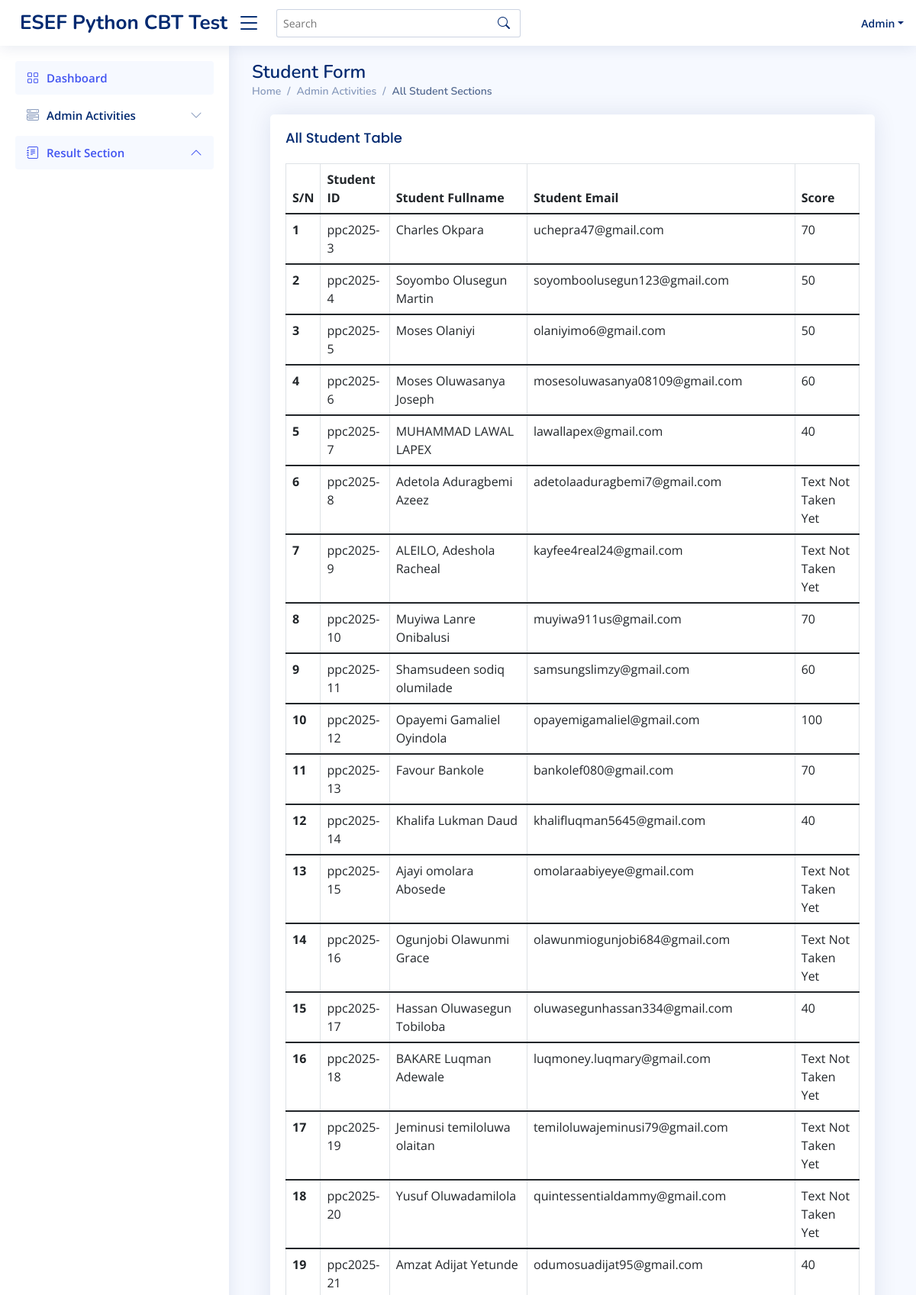
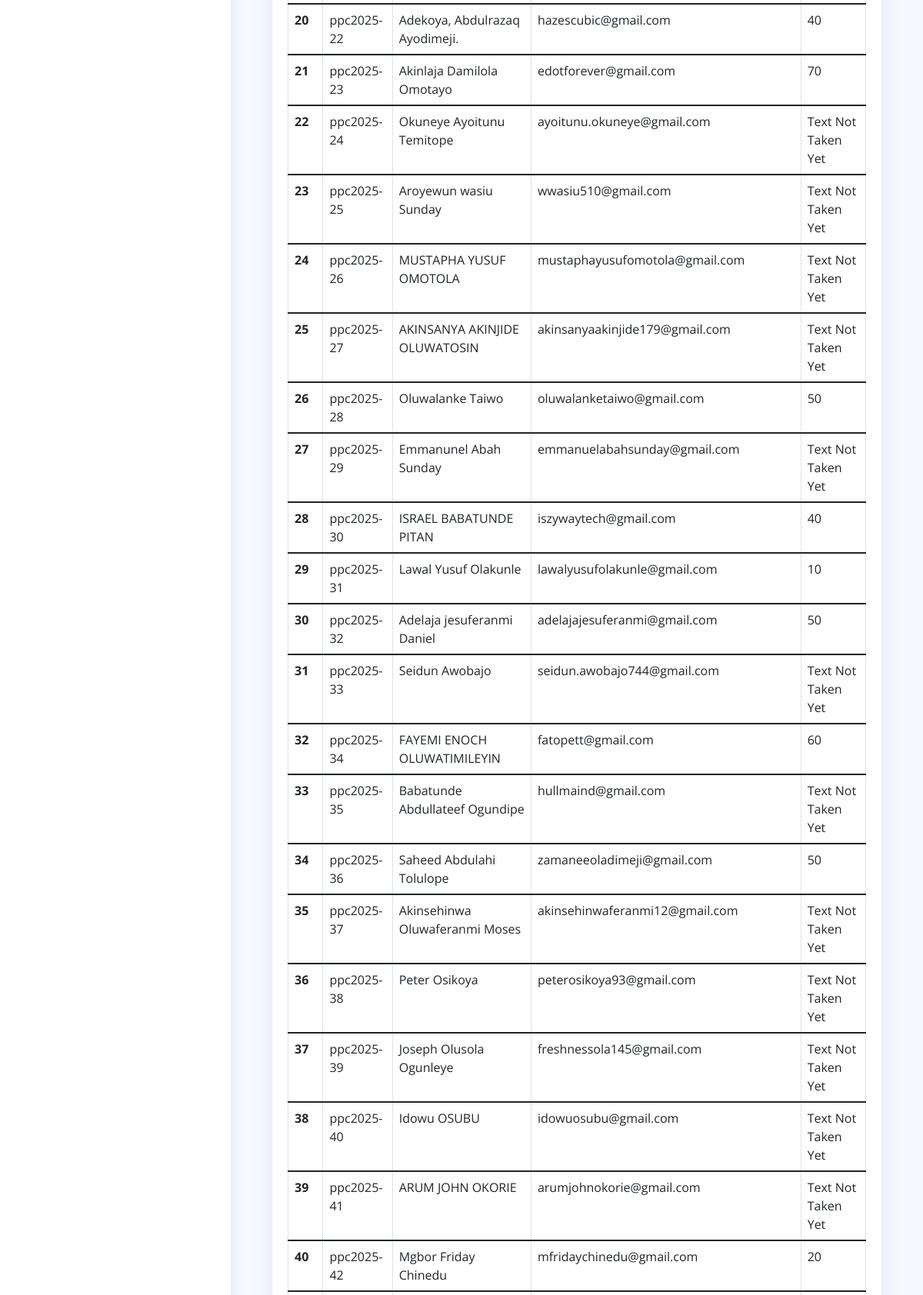
The app's page /all_student (signed in, upper part) with its own data (2 pictures, top to bottom).
### cbt_test/models.py (models this page shows, shortened)
class Student(db.Model):
    id = db.Column(db.Integer, primary_key=True)
    studentID = db.Column(db.String(25), unique=True, nullable=False)
    fullname = db.Column(db.String(60), nullable=False)
    email = db.Column(db.String(120), unique=True, nullable=False)
    score = db.Column(db.Integer, nullable=True)
    status = db.Column(db.String(25), nullable=False, default='Text Not Taken Yet')

### cbt_test/routes.py (the view, shortened to what this page needs)
@main.route("/all_student", methods=['GET', 'POST'])
@login_required
def allStudent():
    students=Student.query.all()
    form = downloadAllStudent()
    return render_template("all_student.html",  form=form, students=students)

### cbt_test/forms.py
class downloadAllStudent(FlaskForm):
    downloadAllStudent = SubmitField('Download all Student')
    downloadScoreStudent = SubmitField('Download Student with Score')
    downloadNoScoreStudent = SubmitField('Download Student without Score')

### cbt_test/models.py (called while the page is built)
@loginManager.user_loader
def loadUser(userID):
    return Admin.query.get(int(userID))

### cbt_test/templates/all_student.html (shortened to what this page needs)
{% extends "layout.html" %}
    {% block content %}
    <main id="main" class="main">
        <div class="pagetitle">
            <h1>Student Form</h1>
                <nav>
                    <ol class="breadcrumb">
                    <li class="breadcrumb-item"><a href="{{ url_for('main.home') }}">Home</a></li>
                    <li class="breadcrumb-item">Admin Activities</li>
                    <li class="breadcrumb-item active">All Student Sections</li>
                    </ol>
                </nav>
        </div>
        <div class="container">
            <section class="section register min-vh-200 d-flex flex-column  py-1">
                <div class="container">
                    <div class="row ">
                        <div class="col-lg-12">
                                <form method="POST" action="">
                                    <div class="card">
                                        <div class="card-body">
                                            <h5 class="card-title">All Student Table</h5>
                                            <table class="table table-bordered">
                                                <thead>
                                                <tr>
                                                    <th scope="col">S/N</th>
                                                    <th scope="col">Student ID</th>
                                                    <th scope="col">Student Fullname</th>
                                                    <th scope="col">Student Email</th>
                                                    <th scope="col">Score</th>
                                                </tr>
                                                </thead>
                                                {% for student in students %}
                                                    <tbody>
                                                        <tr>
                                                            <th scope="row">{{ loop.index }}</th>
                                                            <td>{{ student.studentID }}</td>
                                                            <td>{{ student.fullname }}</td>
                                                            <td>{{ student.email }}</td>
                                                            {% if student.score == None %}
                                                                <td>{{ student.status }}</td>
                                                            {% else %}
                                                                <td>{{ student.score }}</td>
                                                            {% endif %}
                                                        </tr>
                                                    </tbody>
                                                {% endfor %}
                                            </table>
                                        </div>
                                    </div>
                                </form>
                            </div>
                        </div>
                    </div>
                </div>
      </main>
    {% endblock %}

### cbt_test/static/style.css (style rules this page uses)
:root { scroll-behavior: smooth; }
body { font-family: "Open Sans", sans-serif; background: #f6f9ff; color: #444444; }
a { color: #4154f1; text-decoration: none; }
h1, h2, h3, h4, h5, h6 { font-family: "Nunito", sans-serif; }
#main { margin-top: 60px; padding: 20px 30px; transition: all 0.3s; }
.pagetitle { margin-bottom: 10px; }
.pagetitle h1 { font-size: 24px; margin-bottom: 0; font-weight: 600; color: #012970; }
.card { margin-bottom: 30px; border: none; border-radius: 5px; box-shadow: 0px 0 30px rgba(1, 41, 112, 0.1); }
.card-title { padding: 20px 0 15px 0; font-size: 18px; font-weight: 500; color: #012970; font-family: "Poppins", sans-serif; }
.card-body { padding: 0 20px 20px 20px; }
.breadcrumb { font-size: 14px; font-family: "Nunito", sans-serif; color: #899bbd; font-weight: 600; }
.breadcrumb a { color: #899bbd; transition: 0.3s; }
.breadcrumb .breadcrumb-item::before { color: #899bbd; }
.breadcrumb .active { color: #51678f; font-weight: 600; }
@media (min-width: 1200px) { #main, #footer { margin-left: 300px; } }

### records on screen
Student: studentID "ppc2025-3", fullname "Charles Okpara", email "uchepra47@gmail.com", score "70"
Student: studentID "ppc2025-4", fullname "Soyombo Olusegun Martin", email "soyomboolusegun123@gmail.com", score "50"
Student: studentID "ppc2025-5", fullname "Moses Olaniyi", email "olaniyimo6@gmail.com", score "50"
Student: studentID "ppc2025-6", fullname "Moses Oluwasanya Joseph", email "mosesoluwasanya08109@gmail.com", score "60"
Student: studentID "ppc2025-7", fullname "MUHAMMAD LAWAL LAPEX", email "lawallapex@gmail.com", score "40"
Student: studentID "ppc2025-8", fullname "Adetola Aduragbemi Azeez", email "adetolaaduragbemi7@gmail.com", status "Text Not Taken Yet"
Student: studentID "ppc2025-9", fullname "ALEILO, Adeshola Racheal", email "kayfee4real24@gmail.com", status "Text Not Taken Yet"
Student: studentID "ppc2025-10", fullname "Muyiwa Lanre Onibalusi", email "muyiwa911us@gmail.com", score "70"
Student: studentID "ppc2025-11", fullname "Shamsudeen sodiq olumilade", email "samsungslimzy@gmail.com", score "60"
Student: studentID "ppc2025-12", fullname "Opayemi Gamaliel Oyindola", email "opayemigamaliel@gmail.com", score "100"
Student: studentID "ppc2025-13", fullname "Favour Bankole", email "bankolef080@gmail.com", score "70"
Student: studentID "ppc2025-14", fullname "Khalifa Lukman Daud", email "khalifluqman5645@gmail.com", score "40"
Student: studentID "ppc2025-15", fullname "Ajayi omolara Abosede", email "omolaraabiyeye@gmail.com", status "Text Not Taken Yet"
Student: studentID "ppc2025-16", fullname "Ogunjobi Olawunmi Grace", email "olawunmiogunjobi684@gmail.com", status "Text Not Taken Yet"
Student: studentID "ppc2025-17", fullname "Hassan Oluwasegun Tobiloba", email "oluwasegunhassan334@gmail.com", score "40"
Student: studentID "ppc2025-18", fullname "BAKARE Luqman Adewale", email "luqmoney.luqmary@gmail.com", status "Text Not Taken Yet"
Student: studentID "ppc2025-19", fullname "Jeminusi temiloluwa olaitan", email "temiloluwajeminusi79@gmail.com", status "Text Not Taken Yet"
Student: studentID "ppc2025-20", fullname "Yusuf Oluwadamilola", email "quintessentialdammy@gmail.com", status "Text Not Taken Yet"
Student: studentID "ppc2025-21", fullname "Amzat Adijat Yetunde", email "odumosuadijat95@gmail.com", score "40"
Student: studentID "ppc2025-22", fullname "Adekoya, Abdulrazaq Ayodimeji.", email "hazescubic@gmail.com", score "40"
Student: studentID "ppc2025-23", fullname "Akinlaja Damilola Omotayo", email "edotforever@gmail.com", score "70"
Student: studentID "ppc2025-24", fullname "Okuneye Ayoitunu Temitope", email "ayoitunu.okuneye@gmail.com", status "Text Not Taken Yet"
Student: studentID "ppc2025-25", fullname "Aroyewun wasiu Sunday", email "wwasiu510@gmail.com", status "Text Not Taken Yet"
Student: studentID "ppc2025-26", fullname "MUSTAPHA YUSUF OMOTOLA", email "mustaphayusufomotola@gmail.com", status "Text Not Taken Yet"
Student: studentID "ppc2025-27", fullname "AKINSANYA AKINJIDE OLUWATOSIN", email "akinsanyaakinjide179@gmail.com", status "Text Not Taken Yet"
Student: studentID "ppc2025-28", fullname "Oluwalanke Taiwo", email "oluwalanketaiwo@gmail.com", score "50"
Student: studentID "ppc2025-29", fullname "Emmanunel Abah Sunday", email "emmanuelabahsunday@gmail.com", status "Text Not Taken Yet"
Student: studentID "ppc2025-30", fullname "ISRAEL BABATUNDE PITAN", email "iszywaytech@gmail.com", score "40"
Student: studentID "ppc2025-31", fullname "Lawal Yusuf Olakunle", email "lawalyusufolakunle@gmail.com", score "10"
Student: studentID "ppc2025-32", fullname "Adelaja jesuferanmi Daniel", email "adelajajesuferanmi@gmail.com", score "50"
Student: studentID "ppc2025-33", fullname "Seidun Awobajo", email "seidun.awobajo744@gmail.com", status "Text Not Taken Yet"
Student: studentID "ppc2025-34", fullname "FAYEMI ENOCH OLUWATIMILEYIN", email "fatopett@gmail.com", score "60"
Student: studentID "ppc2025-35", fullname "Babatunde Abdullateef Ogundipe", email "hullmaind@gmail.com", status "Text Not Taken Yet"
Student: studentID "ppc2025-36", fullname "Saheed Abdulahi Tolulope", email "zamaneeoladimeji@gmail.com", score "50"
Student: studentID "ppc2025-37", fullname "Akinsehinwa Oluwaferanmi Moses", email "akinsehinwaferanmi12@gmail.com", status "Text Not Taken Yet"
Student: studentID "ppc2025-38", fullname "Peter Osikoya", email "peterosikoya93@gmail.com", status "Text Not Taken Yet"
Student: studentID "ppc2025-39", fullname "Joseph Olusola Ogunleye", email "freshnessola145@gmail.com", status "Text Not Taken Yet"
Student: studentID "ppc2025-40", fullname "Idowu OSUBU", email "idowuosubu@gmail.com", status "Text Not Taken Yet"
Student: studentID "ppc2025-41", fullname "ARUM JOHN OKORIE", email "arumjohnokorie@gmail.com", status "Text Not Taken Yet"
Student: studentID "ppc2025-42", fullname "Mgbor Friday Chinedu", email "mfridaychinedu@gmail.com", score "20"
